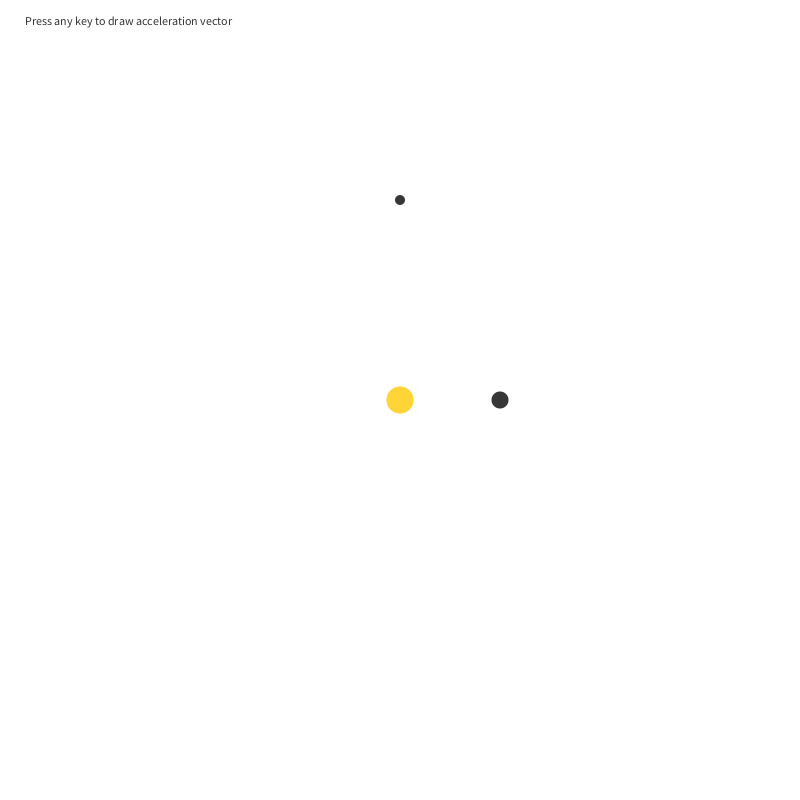
Frame 1 (no input)
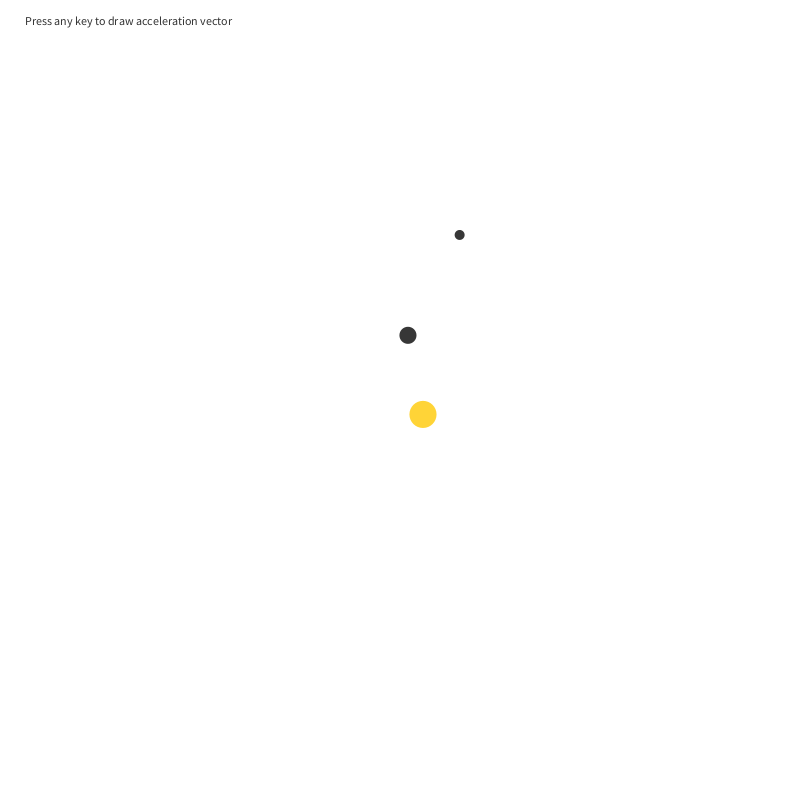
Frame 60 (the mouse pressed at the canvas centre just before this capture)
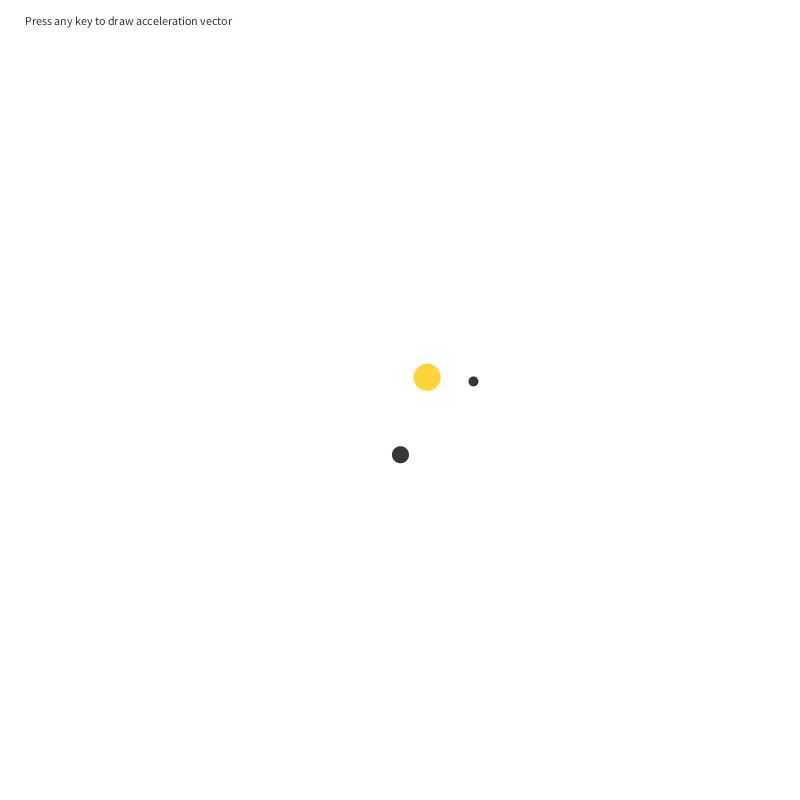
Frame 120 (the mouse held since frame 60 and released just before this capture)

The Processing sketch that drew these frames (run headless with seeded random() and noise(); from frame 60 on, the mouse is pressed at the canvas centre):

// Processing sketch: Tutorial_4A_ThreeBody
// ── Tutorial_4A_ThreeBody.pde
/*
Computational Urban Science Workshop
Ira Winder and Nina Lutz 

Script: Ira Winder
Three-body solution with Agent Based Simulation + Euler's Method
*/

// Our three bodies that we wish to simulate
Body planetA, planetB, star;

void setup() {
  size(800, 800);
  
  // Planet A
  planetA = new Body(100.0);  // Initial Mass
  planetA.location.y += -200; // Initial Location
  planetA.velocity.x += +1.0; // Initial Velocity
  
  // Planet B
  planetB = new Body(500.0); // Initial Mass
  planetB.location.x += +100; // Initial Location
  planetB.velocity.y += -2.0; // Initial Velocity
  
  // Planet C
  star = new Body(2000.0);   // Initial Mass
  star.location.x += +000;    // Initial Location
  star.velocity.y += +0.5;    // Initial Velocity
  star.col = color(255, 200, 0, 200); // Yellow
  
}

void draw() {
  
  // Set all bodys' accelerations to 0
  planetA.resetAcceleration();
  planetB.resetAcceleration();
  star.resetAcceleration();
  
  // Each body exerts a force on all other bodies
  planetA.applyGravity(star);
  planetA.applyGravity(planetB);
  planetB.applyGravity(star);
  planetB.applyGravity(planetA);
  star.applyGravity(planetA);
  star.applyGravity(planetB);
  
  // Draw all Bodies;
  background(255);
  planetA.draw(accLine);
  planetB.draw(accLine);
  star.draw(accLine);
  
  // Update Velocity and Location of each body
  planetA.update();
  planetB.update();
  star.update();
  
  // Draw UI
  fill(50);
  text("Press any key to draw acceleration vector", 25, 25);
}

boolean accLine = false;
void keyPressed() {
  accLine = !accLine;
}

// ── Body.pde
// The Body class is an autonoumous object with mass that follows 
// Newton's laws. It is designed to experience gravity.

class Body {
  
  // At any given time, our Body has a location, 
  // velocity, and acceleration expressed as vectors:
  PVector location;
  PVector velocity;
  PVector acceleration;
  
  // The Body's mass:
  float mass;
  
  // color of our Body
  color col; 
  
  Body(float _mass) {
    // Body is initialized as a static object at the center of the canvas:
    location = new PVector(width/2, height/2);
    velocity = new PVector(0, 0);
    acceleration = new PVector(0,0);
    
    mass = _mass;
    
    // translucent gray color by default
    col = color(0, 200);
  }
  
  void resetAcceleration() {
    acceleration.setMag(0);
  }
  
  void applyGravity(Body a) {
    
    // acceleration = pixels per second per second
    // force = G*m2/d^2
    float G = 0.3;
    float distance = max(50, location.dist(a.location)); // minimum of 50 px prevents slingshots
    float magnitude = G*a.mass/sq(distance); // Newton's Law of Gravitation
    
    PVector gravity = new PVector(a.location.x - location.x, a.location.y - location.y);
    gravity.normalize();
    gravity.setMag(magnitude);
    
    // force = mass * acceleration OR acceleration = force / mass
    acceleration.add(gravity);
  }
  
  // this function is designed to run every 'timestep'
  void update() {
    
    // Every frame, we apply Euler's method to update the 
    // velocity then location of our Body:
    // Reference: https://en.wikipedia.org/wiki/Euler_method
    
    // v = pixels per second
    velocity.add(acceleration);
    
    // l = pixels
    location.add(velocity);
  }
  
  void draw(boolean showForce) {
    
    if (showForce) {
      // Draw Acceleration Vector
      stroke(200, 100); strokeWeight(5);
      line(location.x, location.y, location.x + 1000*acceleration.x, location.y + 1000*acceleration.y);
    }
    
    // Draw Planetoid
    fill(col); noStroke();
    circle(location.x, location.y, pow(10*mass, 1.0/3));
    
  }
}
